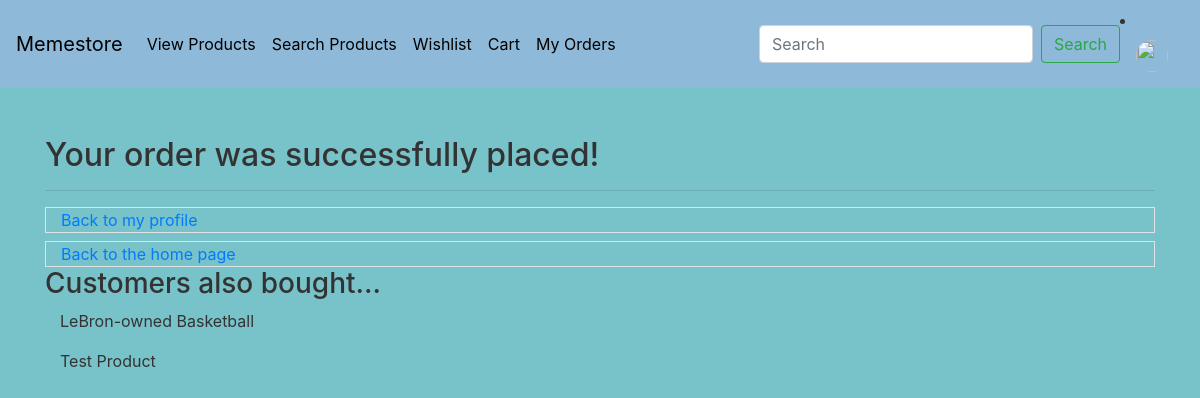
Page /order (signed in) on the committed database.
### base/models.py (models this page shows, shortened)
class Product(models.Model):
    title = models.CharField(max_length=100, blank=False, default='')
    price = models.FloatField(blank=False)
    available_units = models.IntegerField(blank=False, default='')
    description = models.TextField(max_length=500, blank=False, default='')
    seller = models.TextField(max_length=100, blank=False)
    categories = models.ForeignKey(Category, on_delete=models.CASCADE, default=True, null=False)
    ratings = models.ForeignKey(Rating, on_delete=models.CASCADE, blank=True, null=False)
    image = models.ImageField(upload_to='images/', default='images/default.jpg')
    slug = models.SlugField()

### base/views.py (the view)
# urls.py: path('order', views.order_summary, name="order-summary"),
@login_required
def order_summary(request):
    cart = Cart.objects.filter(user=request.user, is_ordered=True)
    recommendations = Cart.objects.filter(is_ordered=True)
    recomm_prod_list = []
    for x in recommendations:
        for prod in x.products.all():
            recomm_prod_list.append(prod.product.title)
    total_price = 0
    for prod in cart[0].products.all():
        total_price += (prod.product.price * prod.quantity)
    user_profile = UserProfile.objects.get(user=request.user)
    context = {
        'cart': cart[0],
        'user': user_profile
    }
    context['total_price'] = total_price
    context['picture'] = request.user.social_auth.get(provider='auth0').extra_data['picture']
    cart_prod_list = []
    for cart_inst in cart:
        prod_list = cart_inst.products.all()
        for x in prod_list:
            cart_prod_list.append(x.product.title)
    print(cart_prod_list)
    recomm_filtered = recomm_prod_list
    for prod in recomm_prod_list:
        for prod_2 in cart_prod_list:
            if prod == prod_2:
                recomm_filtered.remove(prod)
    context['recomm_filtered'] = recomm_filtered
    return render(request, "base/order-summary.html", context=context)

### base/templates/base/order-summary.html
{% extends "base/base.html" %}
{% block content %}
    <h2>Your order was successfully placed!</h2>
    <hr>
    <div class="container border mt-2">
        <a href="{% url 'base:profile' %}">Back to my profile</a>
    </div>
    <div class="container border mt-2">
        <a href="{% url 'base:home' %}">Back to the home page</a>
    </div>
    <h3>Customers also bought...</h3>
    <div class="container">
        {% for prod in recomm_filtered %}
            <p>{{ prod }}</p>
        {% endfor %}
    </div>
{% endblock content %}

### base/static/base/main.css (style rules this page uses)
body { background: #fafafa00; color: #333333; background-color: #78c2c9; }

### rows in the picture
Product: recomm_filtered "LeBron-owned Basketball"
Product: recomm_filtered "Test Product"
